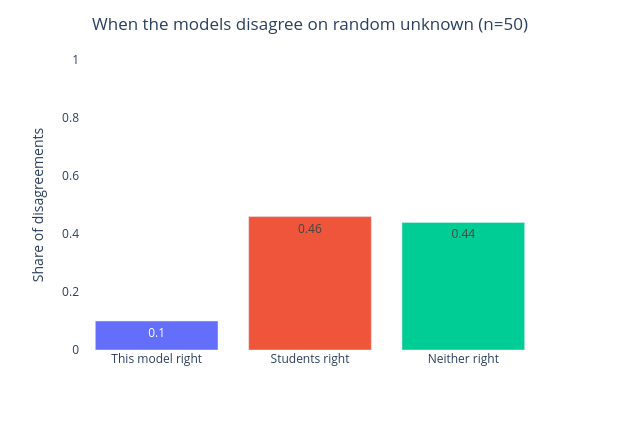

Source (notebook cell):
### Code cell
ag, dis = rand[rand['agree']], rand[~rand['agree']]
print(f"agree on {len(ag)}/{len(rand)} ({len(ag)/len(rand):.0%}); shared label right {ag['model_correct'].mean():.0%}")
print(f"disagreement-only (biased) sample: this model {disag['model_correct'].mean():.0%} vs students {disag['students_correct'].mean():.0%}")

brk = pd.DataFrame({
    'outcome': ['This model right', 'Students right', 'Neither right'],
    'share': [dis['model_correct'].mean(), dis['students_correct'].mean(),
              (~dis['model_correct'] & ~dis['students_correct']).mean()],
})
fig = px.bar(brk, x='outcome', y='share', color='outcome', text=brk['share'].round(3),
             labels={'outcome': '', 'share': 'Share of disagreements'})
fig.update_layout(title={'text': f'When the models disagree on random unknown (n={len(dis)})', 'x': 0.5},
                  plot_bgcolor='white', width=620, height=430, yaxis={'range': [0, 1]}, showlegend=False)
fig.show()

### Figure 1 — Plotly figure (JSON) as saved in the notebook; plotly's stock layout.template omitted (floating-point values rounded to 4 significant figures)
{"data": [{"hovertemplate": "=%{x}<br>Share of disagreements=%{text}<extra></extra>", "legendgroup": "This model right", "marker": {"color": "#636efa", "pattern": {"shape": ""}}, "name": "This model right", "orientation": "v", "showlegend": true, "text": [0.1], "textposition": "auto", "type": "bar", "x": ["This model right"], "xaxis": "x", "y": [0.1], "yaxis": "y"}, {"hovertemplate": "=%{x}<br>Share of disagreements=%{text}<extra></extra>", "legendgroup": "Students right", "marker": {"color": "#EF553B", "pattern": {"shape": ""}}, "name": "Students right", "orientation": "v", "showlegend": true, "text": [0.46], "textposition": "auto", "type": "bar", "x": ["Students right"], "xaxis": "x", "y": [0.46], "yaxis": "y"}, {"hovertemplate": "=%{x}<br>Share of disagreements=%{text}<extra></extra>", "legendgroup": "Neither right", "marker": {"color": "#00cc96", "pattern": {"shape": ""}}, "name": "Neither right", "orientation": "v", "showlegend": true, "text": [0.44], "textposition": "auto", "type": "bar", "x": ["Neither right"], "xaxis": "x", "y": [0.44], "yaxis": "y"}], "layout": {"barmode": "relative", "height": 430, "legend": {"title": {"text": ""}, "tracegroupgap": 0}, "margin": {"t": 60}, "plot_bgcolor": "white", "showlegend": false, "title": {"text": "When the models disagree on random unknown (n=50)", "x": 0.5}, "width": 620, "xaxis": {"anchor": "y", "categoryarray": ["This model right", "Students right", "Neither right"], "categoryorder": "array", "domain": [0, 1], "title": {"text": ""}}, "yaxis": {"anchor": "x", "domain": [0, 1], "range": [0, 1], "title": {"text": "Share of disagreements"}}}}
